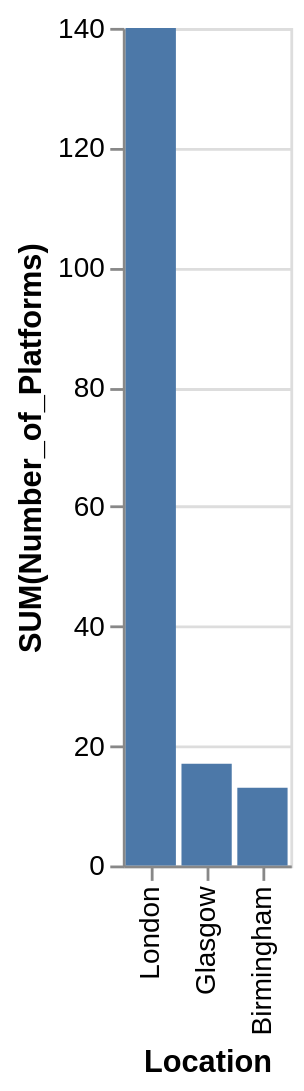

Vega-Lite specification for this chart:
### Vega-Lite specification from a JSON file in a GitHub repository (floating-point values rounded to 4 significant figures)
{"data": {"values": [{"x_data": "London", "y_data": 140}, {"x_data": "Glasgow", "y_data": 17}, {"x_data": "Birmingham", "y_data": 13}]}, "mark": "bar", "encoding": {"x": {"field": "x_data", "type": "nominal", "title": "Location", "sort": {"op": "sum", "field": "y_data", "order": "descending"}}, "y": {"field": "y_data", "type": "quantitative", "title": "SUM(Number_of_Platforms)"}}}
